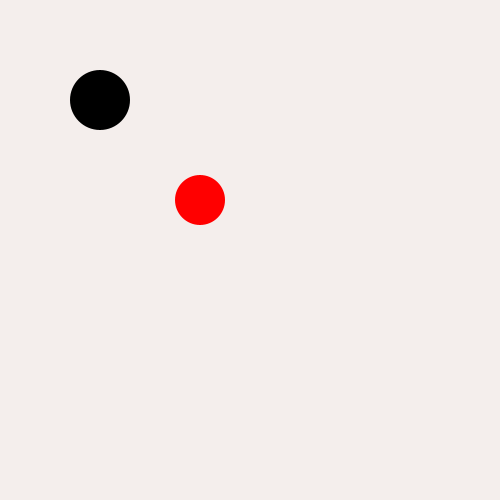
Frame 1 (no input)
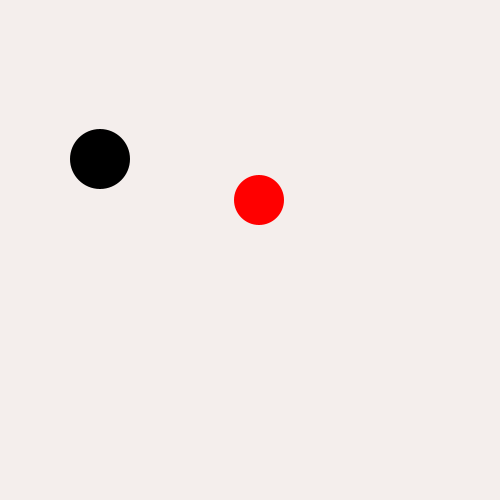
Frame 60 (the mouse pressed at the canvas centre just before this capture)
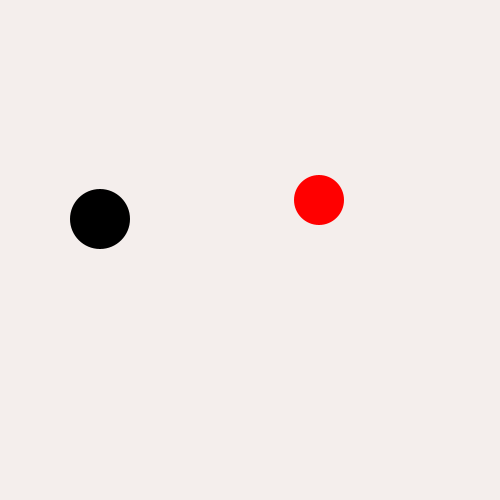
Frame 120 (the mouse held since frame 60 and released just before this capture)

The Processing sketch that drew these frames (run headless with seeded random() and noise(); from frame 60 on, the mouse is pressed at the canvas centre):

// Processing sketch: Challenge_2
// ── Challenge_2.pde
float x = 200;
float y = 200;

float a = 100;
float b = 100;

void setup() {
  size(500,500);
  
}

void draw() {
 background(244,238,236);
 noStroke();
  
  //circle 1
  fill(255,0,0);
  circle(x,y,50);
  x = x+1;
  if(x > width-20){
    x = 20; 
  }
  
  fill(0);
  circle(a,b,60);
  b = b+1;
  if(b > height-20){
    b = 20;
  }
  //how to simulate a collision
}
